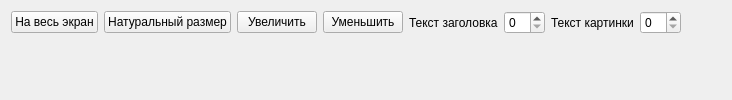
       <widget class="QWidget" name="Sxsb_list">
        <attribute name="title">
         <string>Схема сближения</string>
        </attribute>
        <layout class="QVBoxLayout" name="verticalLayout_12" stretch="0,1">
         <item>
          <layout class="QHBoxLayout" name="horizontalLayout_16">
           <item>
            <widget class="QPushButton" name="foolwindow">
             <property name="text">
              <string>На весь экран</string>
             </property>
            </widget>
           </item>
           <item>
            <widget class="QPushButton" name="natsize">
             <property name="text">
              <string>Натуральный размер</string>
             </property>
            </widget>
           </item>
           <item>
            <widget class="QPushButton" name="zoommax">
             <property name="text">
              <string>Увеличить</string>
             </property>
            </widget>
           </item>
           <item>
            <widget class="QPushButton" name="zoommin">
             <property name="text">
              <string>Уменьшить</string>
             </property>
            </widget>
           </item>
           <item>
            <widget class="QLabel" name="label_4">
             <property name="text">
              <string>Текст заголовка</string>
             </property>
            </widget>
           </item>
           <item>
            <widget class="QSpinBox" name="title_f_s"/>
           </item>
           <item>
            <widget class="QLabel" name="label_5">
             <property name="text">
              <string>Текст картинки</string>
             </property>
            </widget>
           </item>
           <item>
            <widget class="QSpinBox" name="f_s"/>
           </item>
           <item>
            <spacer name="horizontalSpacer_16">
             <property name="orientation">
              <enum>Qt::Horizontal</enum>
             </property>
             <property name="sizeHint" stdset="0">
              <size>
               <width>40</width>
               <height>20</height>
              </size>
             </property>
            </spacer>
           </item>
          </layout>
         </item>
         <item>
          <widget class="QWidget" name="PaintArea" native="true"/>
         </item>
        </layout>
       </widget>
